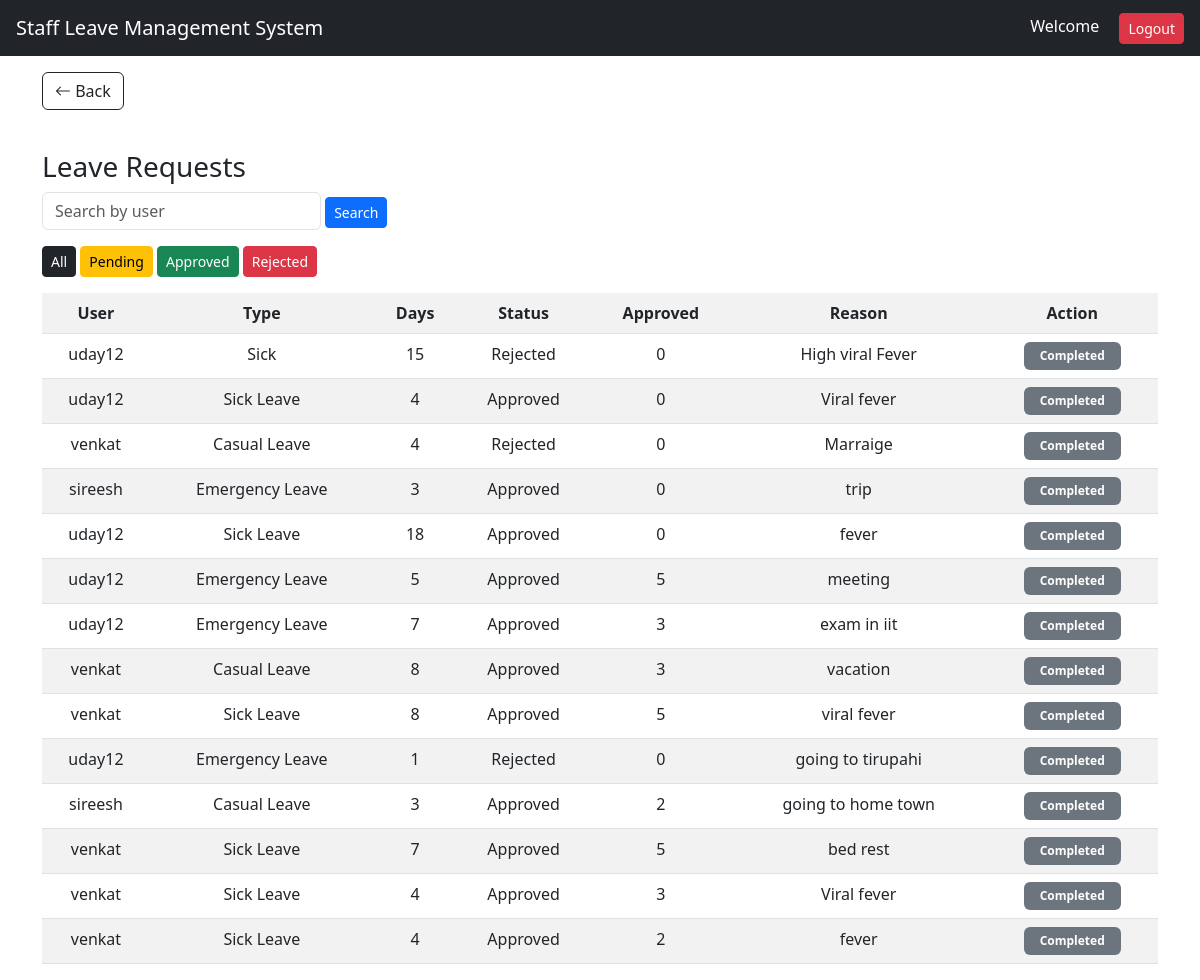
The page /leave-requests/ on the database as committed earlier.
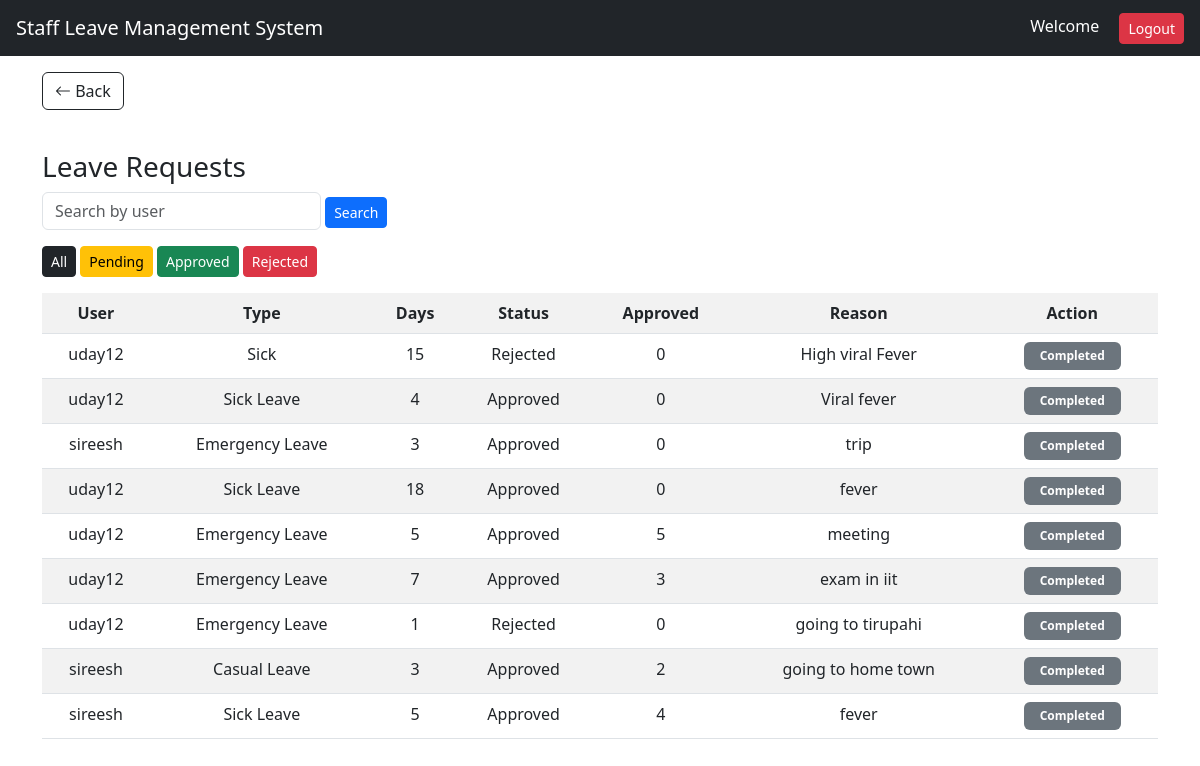
The same page on the database as committed later.
### staff/models.py (models this page shows, shortened)
class Leave(models.Model):
    user = models.ForeignKey(User, on_delete=models.CASCADE)
    leave_type = models.CharField(max_length=50)
    start_date = models.DateField()
    end_date = models.DateField()
    reason = models.TextField()
    approved_days = models.IntegerField(default=0)
    status = models.CharField(max_length=20, default="Pending")
    days = models.IntegerField(default=0)

### staff/views.py (the view)
# urls.py: path('leave-requests/', views.admin_dashboard, name='leave_requests'),
def admin_dashboard(request):
    status_filter = request.GET.get('status')
    if status_filter:
        leaves = Leave.objects.filter(status=status_filter)
    else:
        leaves = Leave.objects.all()
    search = request.GET.get('search')
    if search:
        leaves = Leave.objects.filter(user__username__icontains=search)
    return render(request, 'admin_dashboard.html', {
        'leaves': leaves
    })

### templates/admin_dashboard.html
{% extends 'base.html' %}
{% block content %}
<h3>Leave Requests</h3>
<form method="GET" class="mb-3">
    <input type="text" name="search" placeholder="Search by user" class="form-control w-25 d-inline">
    <button class="btn btn-primary btn-sm">Search</button>
</form>
<div class="mb-3">
    <a href="/leave-requests/" class="btn btn-dark btn-sm">All</a>
    <a href="/leave-requests/?status=Pending" class="btn btn-warning btn-sm">Pending</a>
<a href="/leave-requests/?status=Approved" class="btn btn-success btn-sm">Approved</a>
<a href="/leave-requests/?status=Rejected" class="btn btn-danger btn-sm">Rejected</a>
</div>
<table class="table table-striped text-center">
    <tr>
        <th>User</th>
        <th>Type</th>
        <th>Days</th>
        <th>Status</th>
        <th>Approved</th>
        <th>Reason</th>
        <th>Action</th>
    </tr>
    {% for leave in leaves %}
    <tr>
        <td>{{ leave.user }}</td>
        <td>{{ leave.leave_type }}</td>
        <td>{{ leave.days }}</td>
        <td>{{ leave.status }}</td>
        <td>{{ leave.approved_days }}</td>
        <td>{{ leave.reason }}</td>
        <td class="text-center align-middle">
            {% if leave.status == "Pending" %}
            <a href="/approve/{{ leave.id }}/" class="btn btn-success btn-sm">Approve</a>
            <a href="/reject/{{ leave.id }}/" class="btn btn-danger btn-sm">Reject</a>
            {% else %}
            <span class="badge bg-secondary px-3 py-2">Completed</span>
            {% endif %}
        </td>
    </tr>
    {% endfor %}
</table>
{% endblock %}

### templates/base.html (shortened to what this page needs)
<!DOCTYPE html>
<html>
<head>
    <link href="https://cdn.jsdelivr.net/npm/bootstrap@5.3.0/dist/css/bootstrap.min.css" rel="stylesheet">
    <link href="https://cdn.jsdelivr.net/npm/bootstrap-icons/font/bootstrap-icons.css" rel="stylesheet">
</head>
<body>
    <nav class="navbar navbar-dark bg-dark px-3">
        <span class="navbar-brand">Staff Leave Management System</span>
        <div>
            <span class="text-white me-3">
                Welcome {{ request.user.username }}
            </span>
            <a href="/logout/" class="btn btn-danger btn-sm">Logout</a>
        </div>
    </nav>
    <div class="container mt-3">
        {% if request.path != '/' and request.path != '/login/' %}
        <a href="javascript:history.back()" class="btn btn-outline-dark mb-3">
            <i class="bi bi-arrow-left"></i> Back
        </a>
        {% endif %}
    </div>
    <div class="container mt-4">
        {% block content %}{% endblock %}
    </div>
</body>
</html>

### templates/base.html (style rules this page uses)
.btn { transition: all 0.3s ease; }

Rows that differ between the two databases and show on the page:
removed Leave: user "venkat", leave_type "Casual Leave", days "4", status "Rejected", approved_days "0", reason "Marraige", shows "Completed"
removed Leave: user "venkat", leave_type "Casual Leave", days "8", status "Approved", approved_days "3", reason "vacation", shows "Completed"
removed Leave: user "venkat", leave_type "Sick Leave", days "8", status "Approved", approved_days "5", reason "viral fever", shows "Completed"
removed Leave: user "venkat", leave_type "Sick Leave", days "7", status "Approved", approved_days "5", reason "bed rest", shows "Completed"
removed Leave: user "venkat", leave_type "Sick Leave", days "4", status "Approved", approved_days "3", reason "Viral fever", shows "Completed"
removed Leave: user "venkat", leave_type "Sick Leave", days "4", status "Approved", approved_days "2", reason "fever", shows "Completed"
added Leave: user "sireesh", leave_type "Sick Leave", days "5", status "Approved", approved_days "4", reason "fever", shows "Completed"
